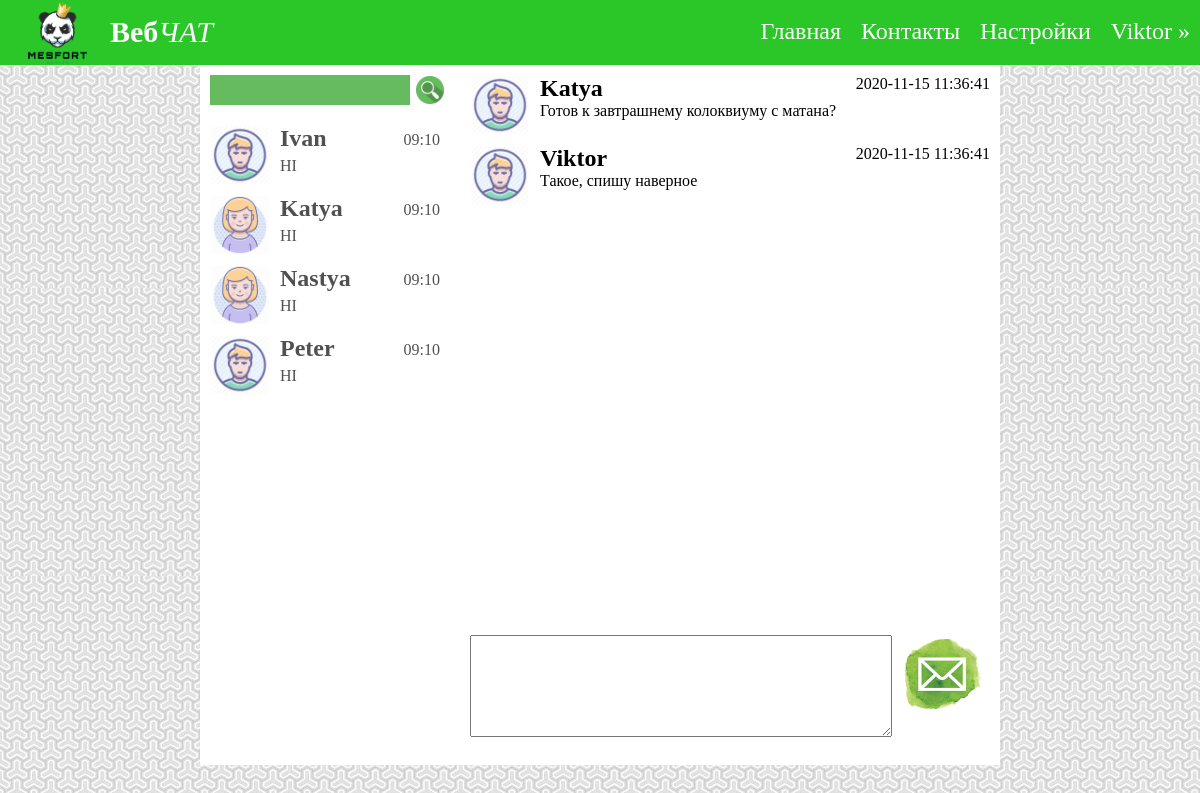
The page /chat.local/index.php?user=2 (signed in) on the database its author committed.
### tables this page shows
CREATE TABLE `polzovateli` (
  `id` int(11) NOT NULL,
  `name` varchar(255) NOT NULL,
  `phone` varchar(20) NOT NULL,
  `email` varchar(100) NOT NULL,
  `photo` varchar(255) NOT NULL,
  `password` varchar(255) NOT NULL
);

CREATE TABLE `messages` (
  `id` int(11) NOT NULL,
  `text` text NOT NULL,
  `user_id` varchar(3) NOT NULL,
  `user_id_2` varchar(3) NOT NULL,
  `photo` varchar(255) NOT NULL,
  `name` varchar(20) NOT NULL,
  `time` datetime NOT NULL DEFAULT current_timestamp()
);

### chat.local/configs/nastroyki.php (called while the page is built, shortened)
<?php
if(isset($_COOKIE["user_id"])){
	$polzovatel_id = $_COOKIE["user_id"];
}
?>

### chat.local/modules/spisok.php (the view)
<?php
$sql = "SELECT * FROM polzovateli";
$result = mysqli_query($connect, $sql);
$col_polzovateley = mysqli_num_rows($result);
if(isset($_GET["poisk-text"])){
	$sql = "SELECT * FROM `polzovateli` WHERE `name` LIKE '%" . $_GET["poisk-text"] . "%'";
	$result = mysqli_query($connect, $sql);
	$col_polzovateley = mysqli_num_rows($result);
	?>
	<div id="spisok">
<ul>
			<?php
				$i = 0;
				if(isset($_COOKIE["user_id"])) {
					while($i < $col_polzovateley){
						$polzovatel = mysqli_fetch_assoc($result);
						if($_COOKIE["user_id"] != $polzovatel["id"]) {
						echo "<li>";
						echo "<a href='/index.php?user=" . $polzovatel["id"] . "'>";
							echo "<div class=\"avatar\">
									<img src='" . $polzovatel["photo"] ."'>
								</div>";
							echo "<h2>" . $polzovatel["name"] . "</h2>";
							echo "<p>HI</p>";
							echo "<div class=\"time\">09:10</div>";
					echo "</a>";
				echo "</li>";
				$i++;
				}else{
				$i++;
			}
		}
	}
		?>
	</ul>
</div>
<?php
}else{
?>
<div id="spisok">
<ul>
			<?php
				$i = 0;
				if(isset($_COOKIE["user_id"])) {
					while($i < $col_polzovateley){
						$polzovatel = mysqli_fetch_assoc($result);
						if($_COOKIE["user_id"] != $polzovatel["id"]) {
						echo "<li>";
						echo "<a href='/index.php?user=" . $polzovatel["id"] . "'>";
							echo "<div class=\"avatar\">
									<img src='" . $polzovatel["photo"] ."'>
								</div>";
							echo "<h2>" . $polzovatel["name"] . "</h2>";
							echo "<p>HI</p>";
							echo "<div class=\"time\">09:10</div>";
					echo "</a>";
				echo "</li>";
				$i++;
				}else{
				$i++;
			}
		}
	}
		?>
	</ul>
</div>
<?php
}?>

### chat.local/chasty_site/shapka.php
<div id = "shapka">
	<div id = "logo">
		<img src = "/images/Mylogo.png"> <span><b>Веб</b><i>ЧАТ</i></span>
	</div>
	<div id = "menu">
		<a href="/">Главная</a>
		<a href="#" id="open-contact">Контакты</a>
		<a href="#" >Настройки</a>
		<?php
		if(isset($_COOKIE["user_id"])){
			$sql = "SELECT * FROM polzovateli WHERE id=" . $_COOKIE["user_id"];
			$result = mysqli_query($connect, $sql);
			$polzovatel = mysqli_fetch_assoc($result);
			?>
				<a href="vihod.php"><?php echo $polzovatel["name"]; ?>  &#187; </a>
			<?php
		}else{
		?>
		<a href="login.php">Войти</a>
		<?php
		}
		?>
	</div>
</div>

### chat.local/modules/messages.php
<ul>
	<?php
		if(isset($_GET["user"]) || isset($otpravleno_polzovatel_id)) {
			$user_id = null;
			if(isset($_GET["user"])) {
				$user_id = $_GET["user"];
			}else{
				$user_id = $otpravleno_polzovatel_id;
			}
		$sql = "SELECT * FROM messages " .
		" WHERE (user_id=" . $user_id .
			" AND user_id_2=" . $polzovatel_id . ") " .
			" OR (user_id=" . $polzovatel_id . " AND user_id_2=" . $user_id . ")";
		$result = mysqli_query($connect, $sql);
		$col_soobsheniy = mysqli_num_rows($result);
		$i = 0;
		while($i < $col_soobsheniy) {
					$sms = mysqli_fetch_assoc($result);
					?>
					<li>
						<div class="avatar">
									<img src="images/user.png">
								</div>
						<?php
							$sql = "SELECT name FROM polzovateli WHERE id=" . $sms["user_id_2"];
							$polzovatel = mysqli_query($connect, $sql);
							$polzovatel = mysqli_fetch_assoc($polzovatel);
							?>
						<h2><?php echo $polzovatel["name"];?></h2>
						<p><?php echo $sms["text"]; ?></p>
						<div class="time"><?php echo $sms["time"]; ?></div>
				</li>
				<?php
				$i++;
				}
				}
?>
</ul>

### chat.local/style.css (style rules this page uses)
html { height: 100%; }
body { margin: 0px; background-image: url(images/bg.jpg); height: 100%; }
#shapka { width: 100%; height: 65px; background: #2bc728; }
#logo { width: 115px; height: 100%; position: relative; float: left; }
#logo img { width: 100%; position: absolute; top: -22px; }
#logo span { font-size: 30px; position: absolute; top: 15px; left: 110px; color: white; }
#menu { float: right; height: 100%; }
#menu a { text-decoration: none; color: white; font-size: 24px; height: calc(100% - 18px); display: block; float: left; padding: 18px 10px 0px; }
#spisok { height: calc(100% - 50px); overflow-y: auto; }
#spisok ul { list-style: none; margin: 0; padding: 0; width: 100%; }
#spisok ul li { padding: 10px; position: relative; width: calc(100% - 20px); }
#spisok ul li a { text-decoration: none; color: #505050; }
#spisok ul .avatar { width: 60px; height: 60px; float: left; margin-right: 10px; }
#spisok ul .avatar img { width: 100%; height: 100%; }
#spisok ul li .time { position: absolute; top: 16px; right: 20px; }
#spisok h2, #spisok p { margin: 0; }
#spisok h2 { margin-bottom: 5px; }
#soobshenia ul { list-style: none; margin: 0; padding: 0; }
#soobshenia ul .avatar { width: 60px; height: 60px; float: left; margin-right: 10px; }
#soobshenia ul .avatar img { width: 100%; height: 100%; }
#soobshenia ul li { min-height: 50px; position: relative; padding: 10px; }
#soobshenia ul h2, #soobshenia ul p { margin: 0; }
#soobshenia ul .time { position: absolute; top: 10px; right: 10px; }

### rows shown on the page
polzovateli: name "Viktor"
polzovateli: photo (placeholder picture), name "Ivan"
polzovateli: photo (picture), name "Katya"
polzovateli: photo (picture), name "Nastya"
polzovateli: photo (placeholder picture), name "Peter"
messages: polzovateli.name "Katya", text "Готов к завтрашнему колоквиуму с матана?", time "2020-11-15 11:36:41"
messages: polzovateli.name "Viktor", text "Такое, спишу наверное", time "2020-11-15 11:36:41"
